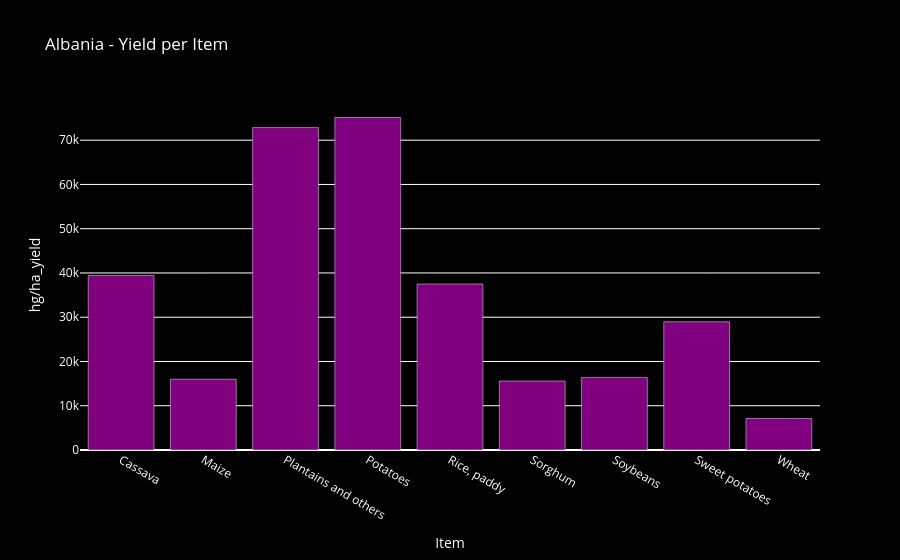

This figure's notebook cell:
### Code cell
graficarBarras_Area("Ecuador")

### Figure 1 — Plotly figure (JSON) as saved in the notebook; plotly's stock layout.template omitted (floating-point values rounded to 4 significant figures)
{"data": [{"alignmentgroup": "True", "hovertemplate": "Item=%{x}<br>hg/ha_yield=%{y}<extra></extra>", "legendgroup": "", "marker": {"color": "purple", "pattern": {"shape": ""}}, "name": "", "offsetgroup": "", "orientation": "v", "showlegend": false, "textposition": "auto", "type": "bar", "x": ["Cassava", "Maize", "Plantains and others", "Potatoes", "Rice, paddy", "Sorghum", "Soybeans", "Sweet potatoes", "Wheat"], "xaxis": "x", "y": [39414, 15980.0, 72850.0, 75130.0, 37500.0, 15570.0, 16400.0, 28960.0, 7112.0], "yaxis": "y"}], "layout": {"autosize": true, "barmode": "relative", "font": {"color": "white"}, "legend": {"tracegroupgap": 0}, "paper_bgcolor": "black", "plot_bgcolor": "black", "title": {"text": "Albania - Yield per Item"}, "xaxis": {"anchor": "y", "autorange": true, "domain": [0, 1], "range": [-0.5, 8.5], "title": {"text": "Item"}, "type": "category"}, "yaxis": {"anchor": "x", "autorange": true, "domain": [0, 1], "range": [0, 79080.0], "title": {"text": "hg/ha_yield"}, "type": "linear"}}}
